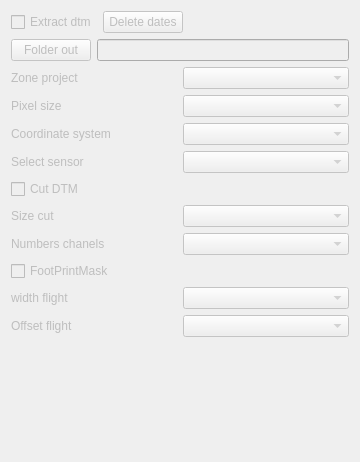
<?xml version="1.0" encoding="UTF-8"?>
<ui version="4.0">
 <class>CreateMet</class>
 <widget class="QWidget" name="CreateMet">
  <property name="geometry">
   <rect>
    <x>0</x>
    <y>0</y>
    <width>360</width>
    <height>462</height>
   </rect>
  </property>
  <property name="windowTitle">
   <string>Form</string>
  </property>
  <layout class="QGridLayout" name="gridLayout">
   <item row="0" column="0">
    <layout class="QHBoxLayout" name="horizontalLayout_2">
     <item>
      <widget class="QCheckBox" name="checkBoxExtraerMet">
       <property name="enabled">
        <bool>false</bool>
       </property>
       <property name="text">
        <string>Extract dtm</string>
       </property>
      </widget>
     </item>
     <item>
      <widget class="QPushButton" name="pushButtonDeleteDatesMet">
       <property name="enabled">
        <bool>false</bool>
       </property>
       <property name="text">
        <string>Delete dates</string>
       </property>
      </widget>
     </item>
     <item>
      <spacer name="horizontalSpacer">
       <property name="orientation">
        <enum>Qt::Horizontal</enum>
       </property>
       <property name="sizeHint" stdset="0">
        <size>
         <width>40</width>
         <height>20</height>
        </size>
       </property>
      </spacer>
     </item>
    </layout>
   </item>
   <item row="1" column="0">
    <layout class="QHBoxLayout" name="horizontalLayout">
     <item>
      <widget class="QPushButton" name="pushButtonFolderOutMet">
       <property name="enabled">
        <bool>false</bool>
       </property>
       <property name="text">
        <string>Folder out</string>
       </property>
      </widget>
     </item>
     <item>
      <widget class="QLineEdit" name="lineEditFolderOutMet">
       <property name="enabled">
        <bool>false</bool>
       </property>
       <property name="toolTip">
        <string/>
       </property>
       <property name="inputMask">
        <string/>
       </property>
       <property name="dragEnabled">
        <bool>false</bool>
       </property>
       <property name="readOnly">
        <bool>true</bool>
       </property>
      </widget>
     </item>
    </layout>
   </item>
   <item row="2" column="0">
    <layout class="QHBoxLayout" name="horizontalLayout_8">
     <item>
      <widget class="QLabel" name="labelAmbitoProyectoMet">
       <property name="enabled">
        <bool>false</bool>
       </property>
       <property name="text">
        <string>Zone project</string>
       </property>
      </widget>
     </item>
     <item>
      <widget class="QComboBox" name="comboBoxAmbitoProyectoMet">
       <property name="enabled">
        <bool>false</bool>
       </property>
      </widget>
     </item>
    </layout>
   </item>
   <item row="3" column="0">
    <layout class="QHBoxLayout" name="horizontalLayout_9">
     <item>
      <widget class="QLabel" name="labelTamanoPixelMet">
       <property name="enabled">
        <bool>false</bool>
       </property>
       <property name="text">
        <string>Pixel size</string>
       </property>
      </widget>
     </item>
     <item>
      <widget class="QComboBox" name="comboBoxTamanoPixelMet">
       <property name="enabled">
        <bool>false</bool>
       </property>
      </widget>
     </item>
    </layout>
   </item>
   <item row="4" column="0">
    <layout class="QHBoxLayout" name="horizontalLayout_10">
     <item>
      <widget class="QLabel" name="labelCoordinateSystemMet">
       <property name="enabled">
        <bool>false</bool>
       </property>
       <property name="text">
        <string>Coordinate system</string>
       </property>
      </widget>
     </item>
     <item>
      <widget class="QComboBox" name="comboBoxCoordinateSystemMet">
       <property name="enabled">
        <bool>false</bool>
       </property>
      </widget>
     </item>
    </layout>
   </item>
   <item row="5" column="0">
    <layout class="QHBoxLayout" name="horizontalLayout_11">
     <item>
      <widget class="QLabel" name="labelSelectSensor">
       <property name="enabled">
        <bool>false</bool>
       </property>
       <property name="text">
        <string>Select sensor</string>
       </property>
      </widget>
     </item>
     <item>
      <widget class="QComboBox" name="comboBoxSelectSensor">
       <property name="enabled">
        <bool>false</bool>
       </property>
      </widget>
     </item>
    </layout>
   </item>
   <item row="6" column="0">
    <widget class="QCheckBox" name="checkBoxCortarMet">
     <property name="enabled">
      <bool>false</bool>
     </property>
     <property name="text">
      <string>Cut DTM</string>
     </property>
    </widget>
   </item>
   <item row="7" column="0">
    <layout class="QHBoxLayout" name="horizontalLayout_14">
     <item>
      <widget class="QLabel" name="labelCortarMet">
       <property name="enabled">
        <bool>false</bool>
       </property>
       <property name="text">
        <string>Size cut</string>
       </property>
      </widget>
     </item>
     <item>
      <widget class="QComboBox" name="comboBoxTamanyoCortarMet">
       <property name="enabled">
        <bool>false</bool>
       </property>
      </widget>
     </item>
    </layout>
   </item>
   <item row="8" column="0">
    <layout class="QHBoxLayout" name="horizontalLayout_15">
     <item>
      <widget class="QLabel" name="labelNumeroCanalesspasadaMet">
       <property name="enabled">
        <bool>false</bool>
       </property>
       <property name="text">
        <string>Numbers chanels</string>
       </property>
      </widget>
     </item>
     <item>
      <widget class="QComboBox" name="comboBoxNumeroCanalesspasadaMet">
       <property name="enabled">
        <bool>false</bool>
       </property>
      </widget>
     </item>
    </layout>
   </item>
   <item row="9" column="0">
    <widget class="QCheckBox" name="checkBoxFootPrintMaskMet">
     <property name="enabled">
      <bool>false</bool>
     </property>
     <property name="text">
      <string>FootPrintMask</string>
     </property>
    </widget>
   </item>
   <item row="10" column="0">
    <layout class="QHBoxLayout" name="horizontalLayout_12">
     <item>
      <widget class="QLabel" name="labelAnchoPasadaMet">
       <property name="enabled">
        <bool>false</bool>
       </property>
       <property name="text">
        <string>width flight</string>
       </property>
      </widget>
     </item>
     <item>
      <widget class="QComboBox" name="comboBoxAnchoPasadaMet">
       <property name="enabled">
        <bool>false</bool>
       </property>
      </widget>
     </item>
    </layout>
   </item>
   <item row="11" column="0">
    <layout class="QHBoxLayout" name="horizontalLayout_13">
     <item>
      <widget class="QLabel" name="labelOffsetPasadaMet">
       <property name="enabled">
        <bool>false</bool>
       </property>
       <property name="text">
        <string>Offset flight</string>
       </property>
      </widget>
     </item>
     <item>
      <widget class="QComboBox" name="comboBoxOffsetPasadaMet">
       <property name="enabled">
        <bool>false</bool>
       </property>
      </widget>
     </item>
    </layout>
   </item>
   <item row="12" column="0">
    <spacer name="verticalSpacer">
     <property name="orientation">
      <enum>Qt::Vertical</enum>
     </property>
     <property name="sizeHint" stdset="0">
      <size>
       <width>20</width>
       <height>40</height>
      </size>
     </property>
    </spacer>
   </item>
  </layout>
 </widget>
 <resources/>
 <connections/>
</ui>
